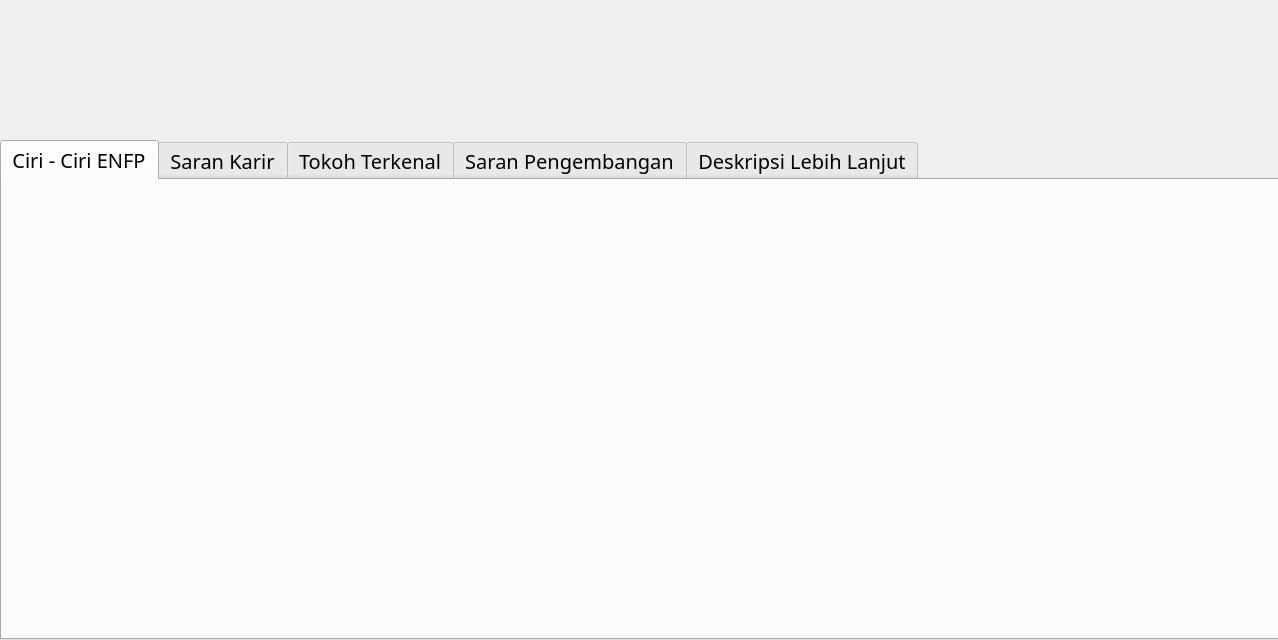
<?xml version="1.0" encoding="UTF-8"?>
<ui version="4.0">
 <class>Dialog</class>
 <widget class="QDialog" name="Dialog">
  <property name="geometry">
   <rect>
    <x>0</x>
    <y>0</y>
    <width>1278</width>
    <height>640</height>
   </rect>
  </property>
  <property name="minimumSize">
   <size>
    <width>1278</width>
    <height>640</height>
   </size>
  </property>
  <property name="maximumSize">
   <size>
    <width>1278</width>
    <height>640</height>
   </size>
  </property>
  <property name="windowTitle">
   <string>Kepribadian ENFP</string>
  </property>
  <widget class="QTabWidget" name="tabWidget">
   <property name="geometry">
    <rect>
     <x>0</x>
     <y>140</y>
     <width>1281</width>
     <height>500</height>
    </rect>
   </property>
   <property name="font">
    <font>
     <family>NewsGoth Cn BT</family>
     <pointsize>15</pointsize>
     <weight>50</weight>
     <bold>false</bold>
    </font>
   </property>
   <property name="currentIndex">
    <number>0</number>
   </property>
   <property name="elideMode">
    <enum>Qt::ElideLeft</enum>
   </property>
   <widget class="QWidget" name="widget">
    <attribute name="title">
     <string>Ciri - Ciri ENFP</string>
    </attribute>
    <widget class="QLabel" name="label_2">
     <property name="geometry">
      <rect>
       <x>-10</x>
       <y>-10</y>
       <width>1291</width>
       <height>501</height>
      </rect>
     </property>
     <property name="text">
      <string/>
     </property>
     <property name="pixmap">
      <pixmap>Base Picture/ENFP/ciri.jpg</pixmap>
     </property>
    </widget>
   </widget>
   <widget class="QWidget" name="tab_2">
    <property name="layoutDirection">
     <enum>Qt::LeftToRight</enum>
    </property>
    <attribute name="title">
     <string>Saran Karir</string>
    </attribute>
    <widget class="QLabel" name="label_3">
     <property name="geometry">
      <rect>
       <x>-10</x>
       <y>-40</y>
       <width>1291</width>
       <height>581</height>
      </rect>
     </property>
     <property name="text">
      <string/>
     </property>
     <property name="pixmap">
      <pixmap>Base Picture/ENFP/kerja1.jpg</pixmap>
     </property>
    </widget>
   </widget>
   <widget class="QWidget" name="tab">
    <attribute name="title">
     <string>Tokoh Terkenal</string>
    </attribute>
    <widget class="QLabel" name="label_4">
     <property name="geometry">
      <rect>
       <x>-10</x>
       <y>-30</y>
       <width>1291</width>
       <height>541</height>
      </rect>
     </property>
     <property name="text">
      <string/>
     </property>
     <property name="pixmap">
      <pixmap>Base Picture/ENFP/tokoh.jpg</pixmap>
     </property>
    </widget>
   </widget>
   <widget class="QWidget" name="tab_3">
    <attribute name="title">
     <string>Saran Pengembangan</string>
    </attribute>
    <widget class="QLabel" name="label_5">
     <property name="geometry">
      <rect>
       <x>-10</x>
       <y>-30</y>
       <width>1291</width>
       <height>541</height>
      </rect>
     </property>
     <property name="text">
      <string/>
     </property>
     <property name="pixmap">
      <pixmap>Base Picture/ENFP/pengembangan.jpg</pixmap>
     </property>
    </widget>
   </widget>
   <widget class="QWidget" name="tab_4">
    <attribute name="title">
     <string>Deskripsi Lebih Lanjut</string>
    </attribute>
    <widget class="QLabel" name="label_6">
     <property name="geometry">
      <rect>
       <x>-10</x>
       <y>-30</y>
       <width>1291</width>
       <height>541</height>
      </rect>
     </property>
     <property name="text">
      <string/>
     </property>
     <property name="pixmap">
      <pixmap>Base Picture/ENFP/dekprip.jpg</pixmap>
     </property>
    </widget>
   </widget>
  </widget>
  <widget class="QLabel" name="label">
   <property name="geometry">
    <rect>
     <x>-10</x>
     <y>-30</y>
     <width>1291</width>
     <height>640</height>
    </rect>
   </property>
   <property name="text">
    <string/>
   </property>
   <property name="pixmap">
    <pixmap>Base Picture/ENFP/base.jpg</pixmap>
   </property>
  </widget>
  <zorder>label</zorder>
  <zorder>tabWidget</zorder>
 </widget>
 <resources/>
 <connections/>
</ui>
